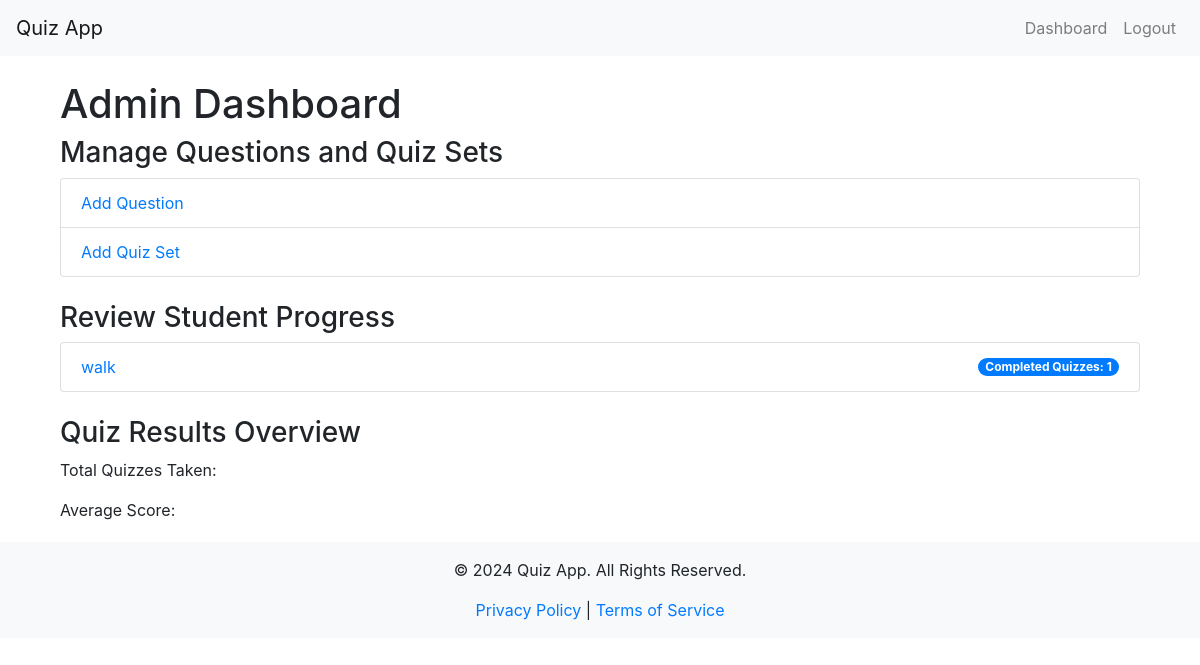
Page /admin_dashboard (signed in) on the earlier database version.
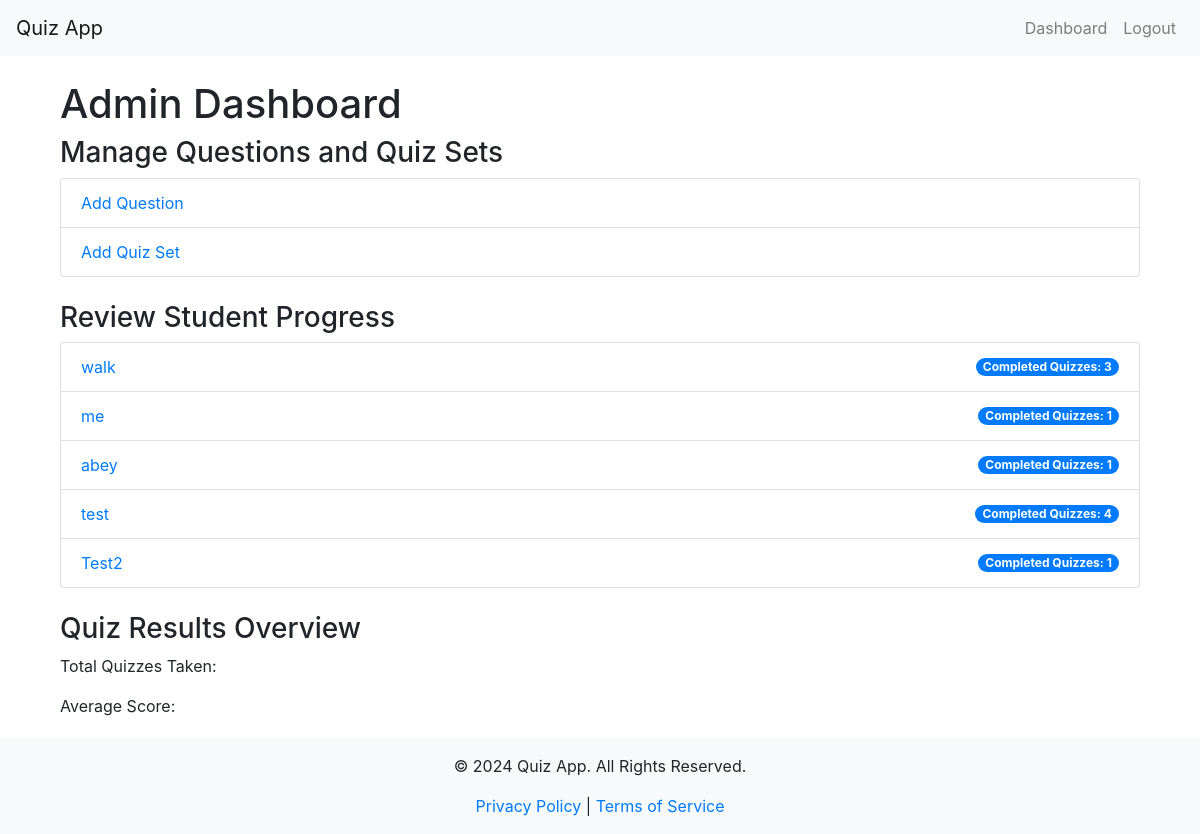
Same page on the later database version.
### app/models.py (models this page shows, shortened)
class User(db.Model, UserMixin):
    id = db.Column(db.Integer, primary_key=True)
    username = db.Column(db.String(64), unique=True, nullable=False)
    email = db.Column(db.String(120), unique=True, nullable=False)
    password_hash = db.Column(db.String(128), nullable=False)
    role = db.Column(db.String(64), nullable=False)
    questions = db.relationship('Question', backref='author', lazy=True)
    quiz_results = db.relationship('QuizResult', backref='user', lazy=True)

### app/routes.py (the view)
@main_bp.route('/admin_dashboard')
@login_required
def admin_dashboard():
    if current_user.role != 'admin':
        return redirect(url_for('main.login'))
    students = User.query.filter_by(role='student').all()
    for student in students:
        student.completed_quizzes_count = QuizResult.query.filter_by(user_id=student.id).count()
    return render_template('admin_dashboard.html', students=students)

### app/__init__.py (called while the page is built)
@login_manager.user_loader
def load_user(user_id):
    from app.models import User
    return User.query.get(int(user_id))

### app/templates/admin_dashboard.html
{% extends "layout.html" %}
{% block content %}
<div class="container mt-4">
    <h1>Admin Dashboard</h1>
    <h3>Manage Questions and Quiz Sets</h3>
    <ul class="list-group">
        <li class="list-group-item"><a href="{{ url_for('main.add_question') }}">Add Question</a></li>
        <li class="list-group-item"><a href="{{ url_for('main.add_quiz_set') }}">Add Quiz Set</a></li>
    </ul>
    <h3 class="mt-4">Review Student Progress</h3>
    <ul class="list-group">
        {% for student in students %}
        <li class="list-group-item d-flex justify-content-between align-items-center">
            <a href="{{ url_for('main.review_student', student_id=student.id) }}">{{ student.username }}</a>
            <span class="badge badge-primary badge-pill">Completed Quizzes: {{ student.completed_quizzes_count }}</span>
        </li>
        {% endfor %}
    </ul>
    <h3 class="mt-4">Quiz Results Overview</h3>
    <p>Total Quizzes Taken: {{ total_quizzes }}</p>
    <p>Average Score: {{ average_score }}</p>
</div>
{% endblock %}

Differences in the rows shown:
computed for User "walk": completed_quizzes_count "1" → "3"
added User: username "me", completed_quizzes_count "1"
added User: username "abey", completed_quizzes_count "1"
added User: username "test", completed_quizzes_count "4"
added User: username "Test2", completed_quizzes_count "1"
